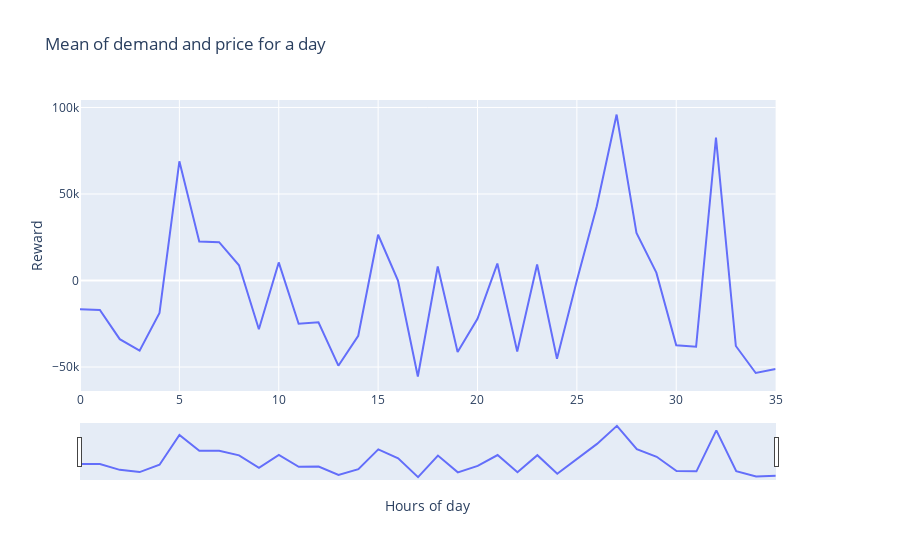

Notebook source saved alongside this figure:
### Code cell
cumulative_reward = results['reward'].rolling(window=48).mean()
fig = make_subplots(specs=[[{"secondary_y": True}]])
fig.add_trace(go.Scatter(x=results['timestamp'].index, y=results['reward'], name='reward'), secondary_y=False)

# Add figure title
fig.update_layout(
    title_text="Mean of demand and price for a day",
    xaxis_rangeslider_visible=True,
)

# Set x-axis title
fig.update_xaxes(title_text="Hours of day")

# Set y-axes titles
fig.update_yaxes(title_text="Reward")

fig.show()

### Figure 1 — Plotly figure (JSON) as saved in the notebook; plotly's stock layout.template omitted (floating-point values rounded to 4 significant figures)
{"data": [{"name": "reward", "type": "scatter", "x": [0, 1, 2, 3, 4, 5, 6, 7, 8, 9, 10, 11, 12, 13, 14, 15, 16, 17, 18, 19, 20, 21, 22, 23, 24, 25, 26, 27, 28, 29, 30, 31, 32, 33, 34, 35], "xaxis": "x", "y": [-16610.0, -17010.0, -33900.0, -40530.0, -18700.0, 68870.0, 22580.0, 22170.0, 8780.0, -28200.0, 10460.0, -24980.0, -24100.0, -49230.0, -31940.0, 26430.0, -0.003866, -55450.0, 8114.0, -41310.0, -22160.0, 9790.0, -41040.0, 9279.0, -45220.0, -0.04875, 42740.0, 95910.0, 27430.0, 4551.0, -37390.0, -38290.0, 82580.0, -37850.0, -53470.0, -51140.0], "yaxis": "y"}], "layout": {"title": {"text": "Mean of demand and price for a day"}, "xaxis": {"anchor": "y", "domain": [0, 0.94], "rangeslider": {"visible": true}, "title": {"text": "Hours of day"}}, "yaxis": {"anchor": "x", "domain": [0, 1], "title": {"text": "Reward"}}, "yaxis2": {"anchor": "x", "overlaying": "y", "side": "right", "title": {"text": "Reward"}}}}
